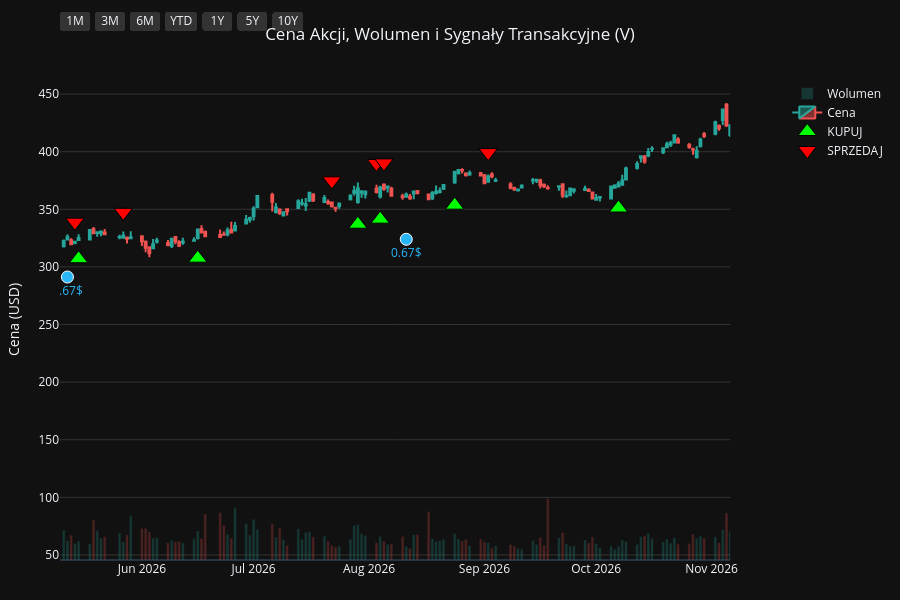
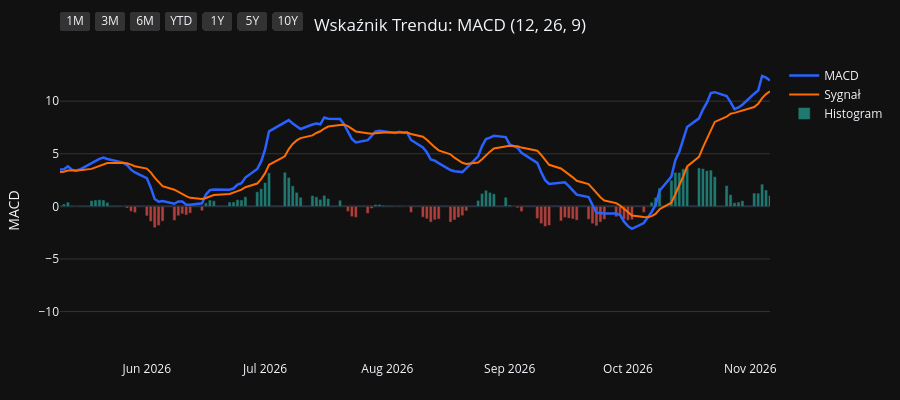
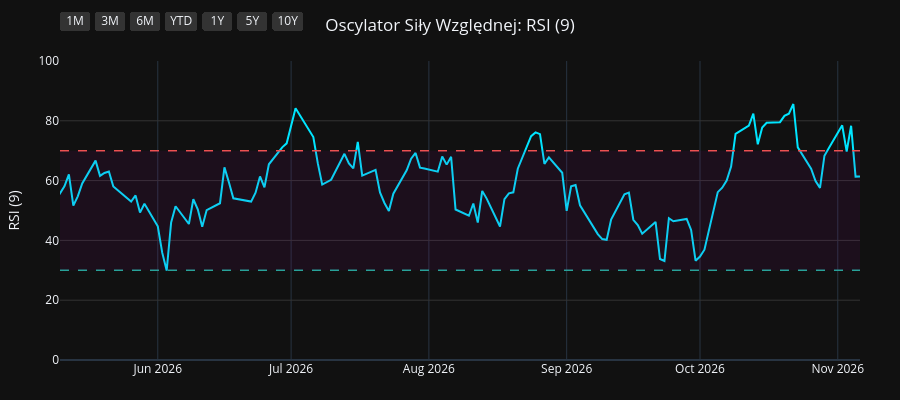
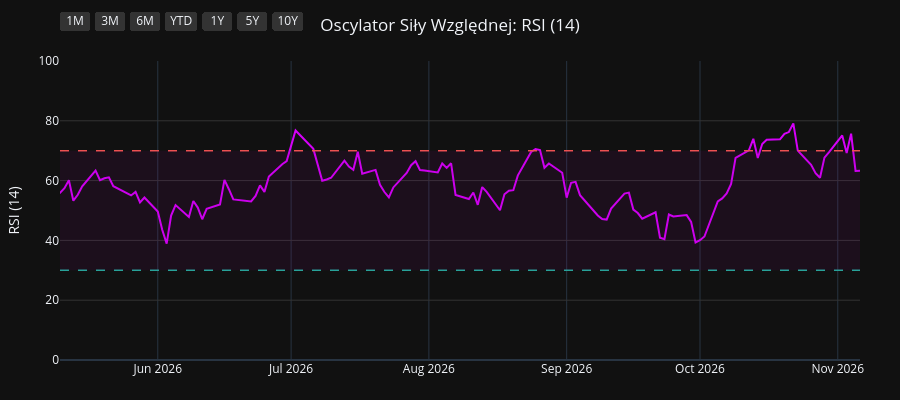

These figures' notebook cell, in order:
### Code cell
import os
import yfinance as yf
import pandas as pd
import pandas_ta as ta
import plotly.graph_objects as go
from plotly.subplots import make_subplots

# 1. Pobranie i przygotowanie danych
symbol = os.environ.get("STOCK_TICKER", "").strip().upper()
if not symbol:
    raise RuntimeError("Set STOCK_TICKER before running price_extractor.ipynb")
df = yf.Ticker(symbol).history(period="10y")
df.index = df.index.tz_localize(None)

# Wskaźniki i sygnały
df.ta.macd(fast=12, slow=26, signal=9, append=True)
df.ta.rsi(length=9, append=True)
df.ta.rsi(length=14, append=True)
df.ta.rsi(length=21, append=True)
df.dropna(inplace=True)

macd = df['MACD_12_26_9']
signal = df['MACDs_12_26_9']
wczorajszy_macd = macd.shift(1)
wczorajszy_signal = signal.shift(1)

df['Decyzja'] = 'BRAK'
df.loc[(macd > signal) & (wczorajszy_macd <= wczorajszy_signal), 'Decyzja'] = 'KUPUJ'
df.loc[(macd < signal) & (wczorajszy_macd >= wczorajszy_signal), 'Decyzja'] = 'SPRZEDAJ'

df_kupuj = df[df['Decyzja'] == 'KUPUJ']
df_sprzedaj = df[df['Decyzja'] == 'SPRZEDAJ']
df_dywidendy = df[df['Dividends'] > 0]
df_splity = df[df['Stock Splits'] > 0]

# Wspólna konfiguracja osi X
konfiguracja_osi_x = dict(
    type="date",
    showspikes=True, spikemode="across", spikesnap="cursor", spikedash="dot", spikecolor="#ffffff", spikethickness=1, hoverformat="%Y-%m-%d",
    rangeselector=dict(
        buttons=list([
            dict(count=1, label="1M", step="month", stepmode="backward"),
            dict(count=3, label="3M", step="month", stepmode="backward"),
            dict(count=6, label="6M", step="month", stepmode="backward"),
            dict(count=1, label="YTD", step="year", stepmode="todate"),
            dict(count=1, label="1Y", step="year", stepmode="backward"),
            dict(count=5, label="5Y", step="year", stepmode="backward"),
            dict(step="all", label="10Y")
        ]),
        bgcolor="#333333", activecolor="#2962ff", x=0, y=1.1
    )
)

# ==========================================
# WYKRES 1: CENA + WOLUMEN + SYGNAŁY
# ==========================================
fig1 = make_subplots(specs=[[{"secondary_y": True}]])

kolory_wolumenu = ['#26a69a' if row['Close'] >= row['Open'] else '#ef5350' for index, row in df.iterrows()]
fig1.add_trace(go.Bar(x=df.index, y=df['Volume'], marker_color=kolory_wolumenu, opacity=0.25, name='Wolumen'), secondary_y=True)
fig1.add_trace(go.Candlestick(x=df.index, open=df['Open'], high=df['High'], low=df['Low'], close=df['Close'], name='Cena', increasing_line_color='#26a69a', decreasing_line_color='#ef5350'), secondary_y=False)
fig1.add_trace(go.Scatter(x=df_kupuj.index, y=df_kupuj['Low'] * 0.95, customdata=df_kupuj[['Low', 'High']], mode='markers', marker=dict(symbol='triangle-up', size=16, color='#00ff00', line=dict(width=1, color='black')), name='KUPUJ', hovertemplate='KUPUJ<br>Najniższa: %{customdata[0]:.2f}<br>Najwyższa: %{customdata[1]:.2f}<extra></extra>'), secondary_y=False)
fig1.add_trace(go.Scatter(x=df_sprzedaj.index, y=df_sprzedaj['High'] * 1.05, customdata=df_sprzedaj[['Low', 'High']], mode='markers', marker=dict(symbol='triangle-down', size=16, color='#ff0000', line=dict(width=1, color='black')), name='SPRZEDAJ', hovertemplate='SPRZEDAJ<br>Najniższa: %{customdata[0]:.2f}<br>Najwyższa: %{customdata[1]:.2f}<extra></extra>'), secondary_y=False)

if not df_dywidendy.empty:
    fig1.add_trace(go.Scatter(x=df_dywidendy.index, y=df_dywidendy['Low'] * 0.90, mode='markers+text', marker=dict(symbol='circle', size=12, color='#29b6f6', line=dict(width=1, color='white')), text=df_dywidendy['Dividends'].apply(lambda x: f"{x}$"), textposition="bottom center", name='Dywidenda', showlegend=False, hovertemplate='Dywidenda: %{text}<extra></extra>', textfont=dict(color="#29b6f6")), secondary_y=False)
if not df_splity.empty:
                    fig1.add_trace(go.Scatter(x=df_splity.index, y=df_splity['High'], mode='markers+text', marker=dict(symbol='star', size=16, color='#ffee58', line=dict(width=1, color='black')), text=df_splity['Stock Splits'].apply(lambda x: f"{x:g}:1" if x >= 1 else f"1:{1 / x:g}"), textposition="top center", name='Split', hovertemplate='%{text}<extra></extra>', textfont=dict(color="#ffee58")), secondary_y=False)

fig1.update_layout(title=dict(text=f"Cena Akcji, Wolumen i Sygnały Transakcyjne ({symbol})", x=0.5, xanchor='center'), dragmode='pan', xaxis_rangeslider_visible=False, template='plotly_dark', height=600, hovermode='x unified', margin=dict(l=60, r=40, t=60, b=40))
fig1.update_xaxes(**konfiguracja_osi_x)
fig1.update_xaxes(range=[df.index.max() - pd.Timedelta(days=180), df.index.max()])
fig1.update_yaxes(title_text="Cena (USD)", secondary_y=False, gridcolor='#333333')
fig1.update_yaxes(range=[0, df['Volume'].max() * 4], showgrid=False, showticklabels=False, secondary_y=True)
fig1.show(config={'scrollZoom': True})

# ==========================================
# WYKRES 2: WSKAŹNIK MACD
# ==========================================
fig2 = go.Figure()
fig2.add_trace(go.Scatter(x=df.index, y=df['MACD_12_26_9'], line=dict(color='#2962ff', width=2.5), name='MACD'))
fig2.add_trace(go.Scatter(x=df.index, y=df['MACDs_12_26_9'], line=dict(color='#ff6d00', width=2), name='Sygnał'))
kolory_macd = ['#26a69a' if val >= 0 else '#ef5350' for val in df['MACDh_12_26_9']]
fig2.add_trace(go.Bar(x=df.index, y=df['MACDh_12_26_9'], marker_color=kolory_macd, name='Histogram', opacity=0.7))
fig2.update_layout(title=dict(text="Wskaźnik Trendu: MACD (12, 26, 9)", x=0.5, xanchor='center'), dragmode='pan', xaxis_rangeslider_visible=False, template='plotly_dark', height=400, hovermode='x unified', margin=dict(l=60, r=40, t=60, b=40))
fig2.update_xaxes(**konfiguracja_osi_x)
fig2.update_xaxes(range=[df.index.max() - pd.Timedelta(days=180), df.index.max()])
fig2.update_yaxes(title_text="MACD", gridcolor='#333333')
fig2.show(config={'scrollZoom': True})

# ==========================================
# WYKRES 3: OSCYLATOR RSI (9)
# ==========================================
fig3 = go.Figure()
fig3.add_trace(go.Scatter(x=df.index, y=df['RSI_9'], line=dict(color='#00e5ff', width=2), name='RSI (9)'))
fig3.add_hline(y=70, line_dash="dash", line_color="#ef5350", line_width=1.5)
fig3.add_hline(y=30, line_dash="dash", line_color="#26a69a", line_width=1.5)
fig3.add_hrect(y0=30, y1=70, line_width=0, fillcolor="purple", opacity=0.1)
fig3.update_layout(title=dict(text="Oscylator Siły Względnej: RSI (9)", x=0.5, xanchor='center'), dragmode='pan', xaxis_rangeslider_visible=False, template='plotly_dark', height=400, hovermode='x unified', margin=dict(l=60, r=40, t=60, b=40))
fig3.update_xaxes(**konfiguracja_osi_x)
fig3.update_xaxes(range=[df.index.max() - pd.Timedelta(days=180), df.index.max()])
fig3.update_yaxes(title_text="RSI (9)", range=[0, 100], gridcolor='#333333')
fig3.show(config={'scrollZoom': True})

# ==========================================
# WYKRES 4: OSCYLATOR RSI (14)
# ==========================================
fig4 = go.Figure()
fig4.add_trace(go.Scatter(x=df.index, y=df['RSI_14'], line=dict(color='#d500f9', width=2), name='RSI (14)'))
fig4.add_hline(y=70, line_dash="dash", line_color="#ef5350", line_width=1.5)
fig4.add_hline(y=30, line_dash="dash", line_color="#26a69a", line_width=1.5)
fig4.add_hrect(y0=30, y1=70, line_width=0, fillcolor="purple", opacity=0.1)
fig4.update_layout(title=dict(text="Oscylator Siły Względnej: RSI (14)", x=0.5, xanchor='center'), dragmode='pan', xaxis_rangeslider_visible=False, template='plotly_dark', height=400, hovermode='x unified', margin=dict(l=60, r=40, t=60, b=40))
fig4.update_xaxes(**konfiguracja_osi_x)
fig4.update_xaxes(range=[df.index.max() - pd.Timedelta(days=180), df.index.max()])
fig4.update_yaxes(title_text="RSI (14)", range=[0, 100], gridcolor='#333333')
fig4.show(config={'scrollZoom': True})

# ==========================================
# WYKRES 5: OSCYLATOR RSI (21)
# ==========================================
fig5 = go.Figure()
fig5.add_trace(go.Scatter(x=df.index, y=df['RSI_21'], line=dict(color='#64dd17', width=2), name='RSI (21)'))
fig5.add_hline(y=70, line_dash="dash", line_color="#ef5350", line_width=1.5)
fig5.add_hline(y=30, line_dash="dash", line_color="#26a69a", line_width=1.5)
fig5.add_hrect(y0=30, y1=70, line_width=0, fillcolor="purple", opacity=0.1)
fig5.update_layout(title=dict(text="Oscylator Siły Względnej: RSI (21)", x=0.5, xanchor='center'), dragmode='pan', xaxis_rangeslider_visible=False, template='plotly_dark', height=400, hovermode='x unified', margin=dict(l=60, r=40, t=60, b=40))
fig5.update_xaxes(**konfiguracja_osi_x)
fig5.update_xaxes(range=[df.index.max() - pd.Timedelta(days=180), df.index.max()])
fig5.update_yaxes(title_text="RSI (21)", range=[0, 100], gridcolor='#333333')
fig5.show(config={'scrollZoom': True})

### Figure 1 — Plotly figure (JSON) as saved in the notebook; plotly's stock layout.template omitted (floating-point values rounded to 4 significant figures; data arrays with more than 128 entries replaced by an {"elided": "..."} marker saying what was removed)
{"data": [{"marker": {"color": {"elided": "2481 str values"}}, "name": "Wolumen", "opacity": 0.25, "type": "bar", "x": {"elided": "2481 str values"}, "xaxis": "x", "y": {"elided": "2481 int values"}, "yaxis": "y2"}, {"close": {"elided": "2481 float values"}, "decreasing": {"line": {"color": "#ef5350"}}, "high": {"elided": "2481 float values"}, "increasing": {"line": {"color": "#26a69a"}}, "low": {"elided": "2481 float values"}, "name": "Cena", "open": {"elided": "2481 float values"}, "type": "candlestick", "x": {"elided": "2481 str values"}, "xaxis": "x", "yaxis": "y"}, {"customdata": {"elided": "107x2 float values"}, "hovertemplate": "KUPUJ<br>Najniższa: %{customdata[0]:.2f}<br>Najwyższa: %{customdata[1]:.2f}<extra></extra>", "marker": {"color": "#00ff00", "line": {"color": "black", "width": 1}, "size": 16, "symbol": "triangle-up"}, "mode": "markers", "name": "KUPUJ", "type": "scatter", "x": ["2017-02-03T00:00:00", "2017-03-01T00:00:00", "2017-04-19T00:00:00", "2017-05-15T00:00:00", "2017-05-23T00:00:00", "2017-07-12T00:00:00", "2017-08-16T00:00:00", "2017-09-11T00:00:00", "2017-10-06T00:00:00", "2017-10-25T00:00:00", "2017-11-28T00:00:00", "2017-12-12T00:00:00", "2017-12-27T00:00:00", "2018-02-23T00:00:00", "2018-03-09T00:00:00", "2018-04-11T00:00:00", "2018-06-06T00:00:00", "2018-06-18T00:00:00", "2018-07-10T00:00:00", "2018-08-24T00:00:00", "2018-09-13T00:00:00", "2018-11-01T00:00:00", "2018-11-28T00:00:00", "2019-01-02T00:00:00", "2019-02-01T00:00:00", "2019-03-12T00:00:00", "2019-04-03T00:00:00", "2019-04-29T00:00:00", "2019-05-17T00:00:00", "2019-06-06T00:00:00", "2019-07-02T00:00:00", "2019-08-20T00:00:00", "2019-08-29T00:00:00", "2019-10-07T00:00:00", "2019-10-09T00:00:00", "2019-10-25T00:00:00", "2019-12-13T00:00:00", "2020-02-14T00:00:00", "2020-03-26T00:00:00", "2020-06-05T00:00:00", "2020-07-20T00:00:00", "2020-08-10T00:00:00", "2020-10-05T00:00:00", "2020-11-05T00:00:00", "2020-12-29T00:00:00", "2021-02-04T00:00:00", "2021-04-06T00:00:00", "2021-06-04T00:00:00", "2021-06-21T00:00:00", "2021-07-02T00:00:00", "2021-09-23T00:00:00", "2021-11-16T00:00:00", "2021-12-06T00:00:00", "2022-01-28T00:00:00", "2022-03-16T00:00:00", "2022-05-20T00:00:00", "2022-06-27T00:00:00", "2022-08-16T00:00:00", "2022-09-12T00:00:00", "2022-10-05T00:00:00", "2022-11-10T00:00:00", "2022-11-30T00:00:00", "2023-01-04T00:00:00", "2023-03-21T00:00:00", "2023-05-18T00:00:00", "2023-06-16T00:00:00", "2023-08-14T00:00:00", "2023-08-25T00:00:00", "2023-10-09T00:00:00", "2023-11-01T00:00:00", "2023-12-13T00:00:00", "2024-01-10T00:00:00", "2024-02-23T00:00:00", "2024-03-19T00:00:00", "2024-04-25T00:00:00", "2024-05-07T00:00:00", "2024-06-06T00:00:00", "2024-06-20T00:00:00", "2024-07-16T00:00:00", "2024-07-31T00:00:00", "2024-08-12T00:00:00", "2024-10-16T00:00:00", "2024-10-30T00:00:00", "2024-12-26T00:00:00", "2025-01-17T00:00:00", "2025-03-25T00:00:00", "2025-04-15T00:00:00", "2025-04-22T00:00:00", "2025-06-04T00:00:00", "2025-06-06T00:00:00", "2025-06-11T00:00:00", "2025-07-03T00:00:00", "2025-07-23T00:00:00", "2025-08-14T00:00:00", "2025-10-01T00:00:00", "2025-10-23T00:00:00", "2025-11-26T00:00:00", "2026-02-03T00:00:00", "2026-02-27T00:00:00", "2026-03-26T00:00:00", "2026-03-31T00:00:00", "2026-05-15T00:00:00", "2026-06-16T00:00:00", "2026-07-29T00:00:00", "2026-08-04T00:00:00", "2026-08-24T00:00:00", "2026-10-07T00:00:00"], "xaxis": "x", "y": [75.5, 78.59, 79.64, 82.41, 83.22, 85.15, 91.54, 93.78, 94.42, 96.32, 100.6, 100.1, 100.6, 108.5, 110.0, 107.1, 119.8, 120.2, 121.3, 127.8, 132.0, 123.4, 123.1, 116.6, 121.6, 135.9, 142.2, 146.9, 147.3, 148.8, 156.4, 161.3, 162.0, 157.0, 156.9, 156.8, 164.8, 188.5, 146.7, 177.5, 175.8, 177.4, 182.8, 179.4, 194.5, 185.0, 196.4, 208.9, 210.5, 215.4, 205.2, 193.9, 181.2, 198.0, 190.0, 178.4, 186.3, 195.4, 188.8, 168.0, 184.7, 192.0, 193.5, 202.3, 214.2, 209.5, 223.1, 223.1, 215.2, 218.8, 240.7, 244.6, 264.3, 265.9, 252.2, 254.4, 256.0, 255.1, 249.7, 246.8, 242.6, 260.5, 269.8, 299.5, 297.0, 320.0, 314.6, 302.8, 344.6, 345.8, 347.5, 332.7, 330.4, 322.0, 320.7, 324.6, 314.5, 310.6, 295.2, 286.7, 280.7, 307.1, 307.6, 337.1, 341.5, 353.6, 351.1], "yaxis": "y"}, {"customdata": {"elided": "107x2 float values"}, "hovertemplate": "SPRZEDAJ<br>Najniższa: %{customdata[0]:.2f}<br>Najwyższa: %{customdata[1]:.2f}<extra></extra>", "marker": {"color": "#ff0000", "line": {"color": "black", "width": 1}, "size": 16, "symbol": "triangle-down"}, "mode": "markers", "name": "SPRZEDAJ", "type": "scatter", "x": ["2017-02-02T00:00:00", "2017-02-28T00:00:00", "2017-03-02T00:00:00", "2017-05-10T00:00:00", "2017-05-17T00:00:00", "2017-06-09T00:00:00", "2017-08-10T00:00:00", "2017-08-28T00:00:00", "2017-09-18T00:00:00", "2017-10-19T00:00:00", "2017-11-14T00:00:00", "2017-11-29T00:00:00", "2017-12-21T00:00:00", "2018-01-31T00:00:00", "2018-03-02T00:00:00", "2018-03-22T00:00:00", "2018-05-18T00:00:00", "2018-06-15T00:00:00", "2018-06-19T00:00:00", "2018-07-30T00:00:00", "2018-09-07T00:00:00", "2018-10-02T00:00:00", "2018-11-19T00:00:00", "2018-12-12T00:00:00", "2019-01-29T00:00:00", "2019-03-07T00:00:00", "2019-03-25T00:00:00", "2019-04-04T00:00:00", "2019-05-02T00:00:00", "2019-05-23T00:00:00", "2019-06-27T00:00:00", "2019-07-19T00:00:00", "2019-08-23T00:00:00", "2019-09-10T00:00:00", "2019-10-08T00:00:00", "2019-10-22T00:00:00", "2019-12-04T00:00:00", "2020-01-31T00:00:00", "2020-02-24T00:00:00", "2020-06-04T00:00:00", "2020-06-11T00:00:00", "2020-07-30T00:00:00", "2020-09-04T00:00:00", "2020-10-16T00:00:00", "2020-12-03T00:00:00", "2021-01-11T00:00:00", "2021-03-19T00:00:00", "2021-05-05T00:00:00", "2021-06-18T00:00:00", "2021-06-30T00:00:00", "2021-07-30T00:00:00", "2021-10-27T00:00:00", "2021-11-17T00:00:00", "2022-01-10T00:00:00", "2022-02-17T00:00:00", "2022-04-08T00:00:00", "2022-06-10T00:00:00", "2022-08-02T00:00:00", "2022-08-19T00:00:00", "2022-09-13T00:00:00", "2022-11-09T00:00:00", "2022-11-29T00:00:00", "2022-12-06T00:00:00", "2023-02-08T00:00:00", "2023-04-26T00:00:00", "2023-05-22T00:00:00", "2023-07-21T00:00:00", "2023-08-15T00:00:00", "2023-09-14T00:00:00", "2023-10-26T00:00:00", "2023-12-06T00:00:00", "2023-12-15T00:00:00", "2024-02-09T00:00:00", "2024-03-01T00:00:00", "2024-03-25T00:00:00", "2024-04-30T00:00:00", "2024-05-23T00:00:00", "2024-06-12T00:00:00", "2024-06-27T00:00:00", "2024-07-24T00:00:00", "2024-08-06T00:00:00", "2024-09-23T00:00:00", "2024-10-28T00:00:00", "2024-11-22T00:00:00", "2024-12-27T00:00:00", "2025-02-20T00:00:00", "2025-04-04T00:00:00", "2025-04-21T00:00:00", "2025-05-23T00:00:00", "2025-06-05T00:00:00", "2025-06-09T00:00:00", "2025-06-13T00:00:00", "2025-07-14T00:00:00", "2025-07-31T00:00:00", "2025-09-08T00:00:00", "2025-10-16T00:00:00", "2025-10-29T00:00:00", "2026-01-09T00:00:00", "2026-02-13T00:00:00", "2026-03-11T00:00:00", "2026-03-27T00:00:00", "2026-05-14T00:00:00", "2026-05-27T00:00:00", "2026-07-22T00:00:00", "2026-08-03T00:00:00", "2026-08-05T00:00:00", "2026-09-02T00:00:00"], "xaxis": "x", "y": [81.09, 86.82, 87.56, 90.78, 91.29, 94.72, 99.28, 102.3, 104.0, 106.2, 110.4, 112.2, 111.7, 122.9, 119.7, 121.4, 129.1, 134.5, 134.0, 139.1, 143.3, 149.7, 139.7, 140.0, 135.9, 147.2, 153.4, 158.0, 162.4, 163.8, 171.9, 181.3, 180.3, 179.5, 174.4, 177.6, 182.7, 204.1, 204.1, 197.2, 197.1, 197.3, 211.6, 203.7, 212.5, 216.3, 222.0, 235.8, 234.4, 238.7, 250.8, 227.2, 210.0, 216.9, 232.1, 222.6, 206.7, 212.3, 219.1, 207.2, 205.4, 214.4, 216.5, 236.6, 238.0, 239.6, 246.2, 249.1, 252.0, 241.8, 264.2, 265.7, 285.6, 293.6, 292.1, 280.4, 286.4, 286.6, 279.3, 265.5, 268.9, 298.8, 294.4, 322.9, 333.2, 369.7, 347.4, 341.7, 370.2, 385.8, 384.5, 377.5, 366.0, 366.9, 358.7, 360.1, 365.6, 370.2, 341.5, 329.5, 318.6, 338.9, 347.4, 374.7, 389.8, 390.3, 399.2], "yaxis": "y"}, {"hovertemplate": "Dywidenda: %{text}<extra></extra>", "marker": {"color": "#29b6f6", "line": {"color": "white", "width": 1}, "size": 12, "symbol": "circle"}, "mode": "markers+text", "name": "Dywidenda", "showlegend": false, "text": ["0.165$", "0.165$", "0.165$", "0.195$", "0.21$", "0.21$", "0.21$", "0.25$", "0.25$", "0.25$", "0.25$", "0.3$", "0.3$", "0.3$", "0.3$", "0.32$", "0.32$", "0.32$", "0.32$", "0.375$", "0.375$", "0.375$", "0.375$", "0.45$", "0.45$", "0.45$", "0.45$", "0.52$", "0.52$", "0.52$", "0.52$", "0.59$", "0.59$", "0.59$", "0.59$", "0.67$", "0.67$", "0.67$", "0.67$"], "textfont": {"color": "#29b6f6"}, "textposition": "bottom center", "type": "scatter", "x": ["2017-02-15T00:00:00", "2017-05-17T00:00:00", "2017-08-16T00:00:00", "2017-11-16T00:00:00", "2018-02-15T00:00:00", "2018-05-17T00:00:00", "2018-08-16T00:00:00", "2018-11-15T00:00:00", "2019-02-14T00:00:00", "2019-05-16T00:00:00", "2019-08-15T00:00:00", "2019-11-14T00:00:00", "2020-02-13T00:00:00", "2020-05-13T00:00:00", "2020-08-13T00:00:00", "2020-11-12T00:00:00", "2021-02-11T00:00:00", "2021-05-13T00:00:00", "2021-08-12T00:00:00", "2021-11-10T00:00:00", "2022-02-10T00:00:00", "2022-05-12T00:00:00", "2022-08-11T00:00:00", "2022-11-09T00:00:00", "2023-02-09T00:00:00", "2023-05-11T00:00:00", "2023-08-10T00:00:00", "2023-11-08T00:00:00", "2024-02-08T00:00:00", "2024-05-16T00:00:00", "2024-08-09T00:00:00", "2024-11-12T00:00:00", "2025-02-11T00:00:00", "2025-05-13T00:00:00", "2025-08-12T00:00:00", "2025-11-12T00:00:00", "2026-02-10T00:00:00", "2026-05-12T00:00:00", "2026-08-11T00:00:00"], "xaxis": "x", "y": [73.0, 77.36, 86.72, 93.58, 101.7, 110.1, 119.4, 117.5, 121.5, 139.2, 148.5, 152.7, 176.9, 150.6, 169.7, 178.7, 179.0, 191.2, 200.2, 185.2, 195.5, 165.5, 183.8, 169.1, 200.8, 200.4, 211.2, 214.0, 243.1, 247.1, 229.6, 273.7, 308.1, 316.0, 298.9, 301.8, 291.0, 291.2, 324.0], "yaxis": "y"}], "layout": {"dragmode": "pan", "height": 600, "hovermode": "x unified", "margin": {"b": 40, "l": 60, "r": 40, "t": 60}, "title": {"text": "Cena Akcji, Wolumen i Sygnały Transakcyjne (V)", "x": 0.5, "xanchor": "center"}, "xaxis": {"anchor": "y", "domain": [0.0, 0.94], "hoverformat": "%Y-%m-%d", "range": ["2026-05-10T00:00:00", "2026-11-06T00:00:00"], "rangeselector": {"activecolor": "#2962ff", "bgcolor": "#333333", "buttons": [{"count": 1, "label": "1M", "step": "month", "stepmode": "backward"}, {"count": 3, "label": "3M", "step": "month", "stepmode": "backward"}, {"count": 6, "label": "6M", "step": "month", "stepmode": "backward"}, {"count": 1, "label": "YTD", "step": "year", "stepmode": "todate"}, {"count": 1, "label": "1Y", "step": "year", "stepmode": "backward"}, {"count": 5, "label": "5Y", "step": "year", "stepmode": "backward"}, {"label": "10Y", "step": "all"}], "x": 0, "y": 1.1}, "rangeslider": {"visible": false}, "showspikes": true, "spikecolor": "#ffffff", "spikedash": "dot", "spikemode": "across", "spikesnap": "cursor", "spikethickness": 1, "type": "date"}, "yaxis": {"anchor": "x", "domain": [0.0, 1.0], "gridcolor": "#333333", "title": {"text": "Cena (USD)"}}, "yaxis2": {"anchor": "x", "overlaying": "y", "range": [0, 153518400], "showgrid": false, "showticklabels": false, "side": "right"}}}

### Figure 2 — Plotly figure (JSON) as saved in the notebook; plotly's stock layout.template omitted (floating-point values rounded to 4 significant figures; data arrays with more than 128 entries replaced by an {"elided": "..."} marker saying what was removed)
{"data": [{"line": {"color": "#2962ff", "width": 2.5}, "name": "MACD", "type": "scatter", "x": {"elided": "2481 str values"}, "y": {"elided": "2481 float values"}}, {"line": {"color": "#ff6d00", "width": 2}, "name": "Sygnał", "type": "scatter", "x": {"elided": "2481 str values"}, "y": {"elided": "2481 float values"}}, {"marker": {"color": {"elided": "2481 str values"}}, "name": "Histogram", "opacity": 0.7, "type": "bar", "x": {"elided": "2481 str values"}, "y": {"elided": "2481 float values"}}], "layout": {"dragmode": "pan", "height": 400, "hovermode": "x unified", "margin": {"b": 40, "l": 60, "r": 40, "t": 60}, "title": {"text": "Wskaźnik Trendu: MACD (12, 26, 9)", "x": 0.5, "xanchor": "center"}, "xaxis": {"hoverformat": "%Y-%m-%d", "range": ["2026-05-10T00:00:00", "2026-11-06T00:00:00"], "rangeselector": {"activecolor": "#2962ff", "bgcolor": "#333333", "buttons": [{"count": 1, "label": "1M", "step": "month", "stepmode": "backward"}, {"count": 3, "label": "3M", "step": "month", "stepmode": "backward"}, {"count": 6, "label": "6M", "step": "month", "stepmode": "backward"}, {"count": 1, "label": "YTD", "step": "year", "stepmode": "todate"}, {"count": 1, "label": "1Y", "step": "year", "stepmode": "backward"}, {"count": 5, "label": "5Y", "step": "year", "stepmode": "backward"}, {"label": "10Y", "step": "all"}], "x": 0, "y": 1.1}, "rangeslider": {"visible": false}, "showspikes": true, "spikecolor": "#ffffff", "spikedash": "dot", "spikemode": "across", "spikesnap": "cursor", "spikethickness": 1, "type": "date"}, "yaxis": {"gridcolor": "#333333", "title": {"text": "MACD"}}}}

### Figure 3 — Plotly figure (JSON) as saved in the notebook; plotly's stock layout.template omitted (floating-point values rounded to 4 significant figures; data arrays with more than 128 entries replaced by an {"elided": "..."} marker saying what was removed)
{"data": [{"line": {"color": "#00e5ff", "width": 2}, "name": "RSI (9)", "type": "scatter", "x": {"elided": "2481 str values"}, "y": {"elided": "2481 float values"}}], "layout": {"dragmode": "pan", "height": 400, "hovermode": "x unified", "margin": {"b": 40, "l": 60, "r": 40, "t": 60}, "shapes": [{"line": {"color": "#ef5350", "dash": "dash", "width": 1.5}, "type": "line", "x0": 0, "x1": 1, "xref": "x domain", "y0": 70, "y1": 70, "yref": "y"}, {"line": {"color": "#26a69a", "dash": "dash", "width": 1.5}, "type": "line", "x0": 0, "x1": 1, "xref": "x domain", "y0": 30, "y1": 30, "yref": "y"}, {"fillcolor": "purple", "line": {"width": 0}, "opacity": 0.1, "type": "rect", "x0": 0, "x1": 1, "xref": "x domain", "y0": 30, "y1": 70, "yref": "y"}], "title": {"text": "Oscylator Siły Względnej: RSI (9)", "x": 0.5, "xanchor": "center"}, "xaxis": {"hoverformat": "%Y-%m-%d", "range": ["2026-05-10T00:00:00", "2026-11-06T00:00:00"], "rangeselector": {"activecolor": "#2962ff", "bgcolor": "#333333", "buttons": [{"count": 1, "label": "1M", "step": "month", "stepmode": "backward"}, {"count": 3, "label": "3M", "step": "month", "stepmode": "backward"}, {"count": 6, "label": "6M", "step": "month", "stepmode": "backward"}, {"count": 1, "label": "YTD", "step": "year", "stepmode": "todate"}, {"count": 1, "label": "1Y", "step": "year", "stepmode": "backward"}, {"count": 5, "label": "5Y", "step": "year", "stepmode": "backward"}, {"label": "10Y", "step": "all"}], "x": 0, "y": 1.1}, "rangeslider": {"visible": false}, "showspikes": true, "spikecolor": "#ffffff", "spikedash": "dot", "spikemode": "across", "spikesnap": "cursor", "spikethickness": 1, "type": "date"}, "yaxis": {"gridcolor": "#333333", "range": [0, 100], "title": {"text": "RSI (9)"}}}}

### Figure 4 — Plotly figure (JSON) as saved in the notebook; plotly's stock layout.template omitted (floating-point values rounded to 4 significant figures; data arrays with more than 128 entries replaced by an {"elided": "..."} marker saying what was removed)
{"data": [{"line": {"color": "#d500f9", "width": 2}, "name": "RSI (14)", "type": "scatter", "x": {"elided": "2481 str values"}, "y": {"elided": "2481 float values"}}], "layout": {"dragmode": "pan", "height": 400, "hovermode": "x unified", "margin": {"b": 40, "l": 60, "r": 40, "t": 60}, "shapes": [{"line": {"color": "#ef5350", "dash": "dash", "width": 1.5}, "type": "line", "x0": 0, "x1": 1, "xref": "x domain", "y0": 70, "y1": 70, "yref": "y"}, {"line": {"color": "#26a69a", "dash": "dash", "width": 1.5}, "type": "line", "x0": 0, "x1": 1, "xref": "x domain", "y0": 30, "y1": 30, "yref": "y"}, {"fillcolor": "purple", "line": {"width": 0}, "opacity": 0.1, "type": "rect", "x0": 0, "x1": 1, "xref": "x domain", "y0": 30, "y1": 70, "yref": "y"}], "title": {"text": "Oscylator Siły Względnej: RSI (14)", "x": 0.5, "xanchor": "center"}, "xaxis": {"hoverformat": "%Y-%m-%d", "range": ["2026-05-10T00:00:00", "2026-11-06T00:00:00"], "rangeselector": {"activecolor": "#2962ff", "bgcolor": "#333333", "buttons": [{"count": 1, "label": "1M", "step": "month", "stepmode": "backward"}, {"count": 3, "label": "3M", "step": "month", "stepmode": "backward"}, {"count": 6, "label": "6M", "step": "month", "stepmode": "backward"}, {"count": 1, "label": "YTD", "step": "year", "stepmode": "todate"}, {"count": 1, "label": "1Y", "step": "year", "stepmode": "backward"}, {"count": 5, "label": "5Y", "step": "year", "stepmode": "backward"}, {"label": "10Y", "step": "all"}], "x": 0, "y": 1.1}, "rangeslider": {"visible": false}, "showspikes": true, "spikecolor": "#ffffff", "spikedash": "dot", "spikemode": "across", "spikesnap": "cursor", "spikethickness": 1, "type": "date"}, "yaxis": {"gridcolor": "#333333", "range": [0, 100], "title": {"text": "RSI (14)"}}}}
